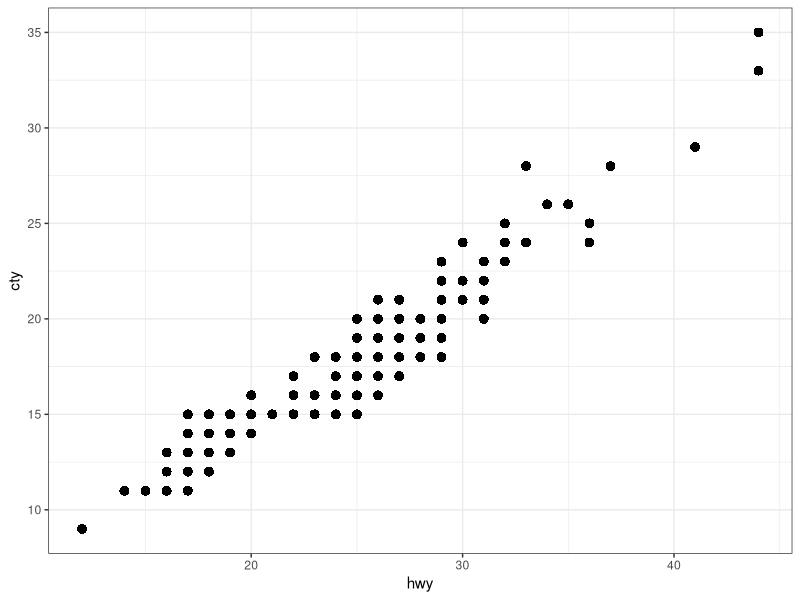
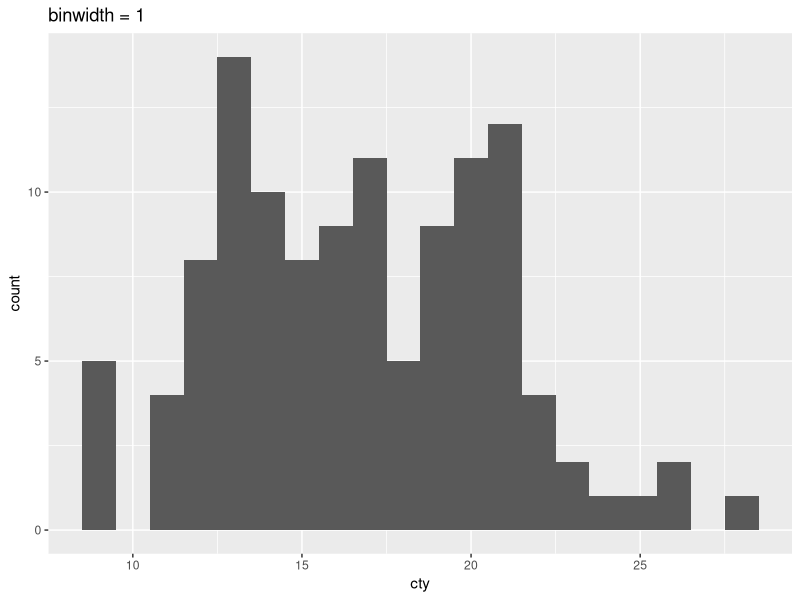
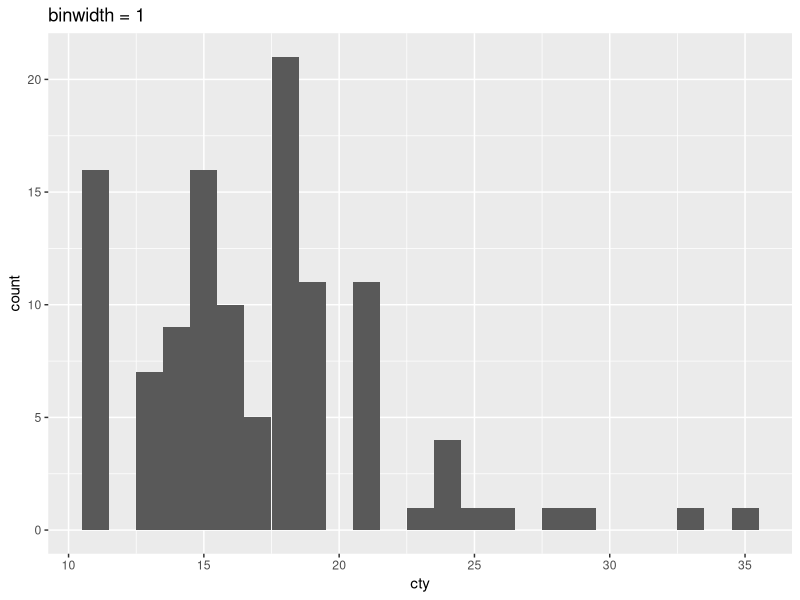
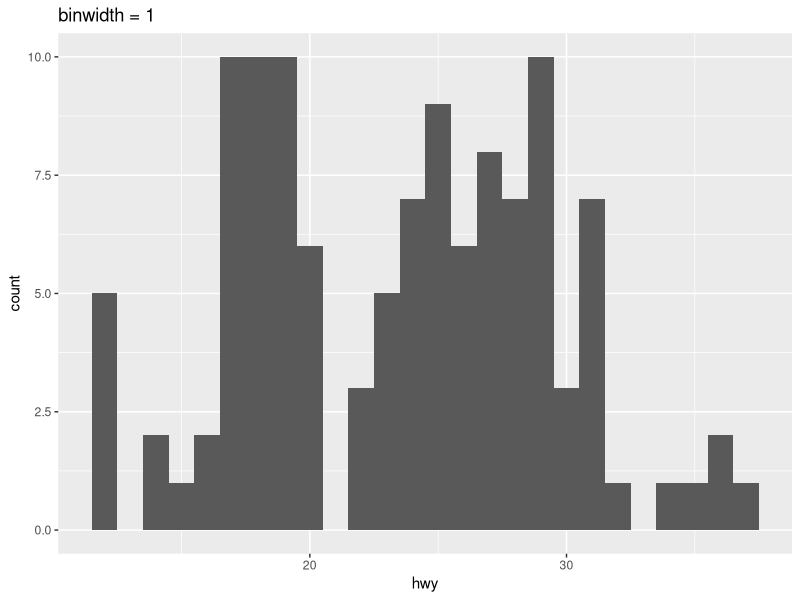
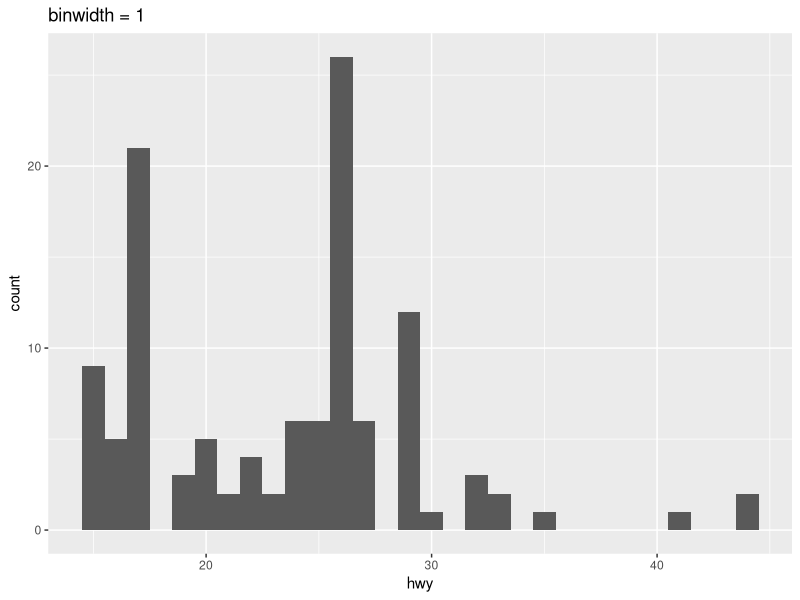

Source code (R) for these figures, in order:
## ---- chunk 1
knitr::opts_chunk$set(echo = TRUE)
## ---- chunk 2
a0 <- 1
a0
## ---- chunk 3
temp = c(24, 15)
## ---- chunk 4
cel = 5/9 * (temp-32)
cel
## ---- chunk 5
vec200 <- 0
for (i in 1:200)
{
  if((i%%2)==0)
    vec200[i] <- 1
  else
    vec200[i] <- 3
  print(vec200[i])
}
## ---- chunk 6
numPerfect <- 0
for(i in 1:2001)
{
  J <- 1
  while((J*J)<=i)
  {
    if((J*J)==i)
      numPerfect=numPerfect+1
    J <- J+1
  }
  i<- i+1
}
print(numPerfect)
## ---- chunk 7
library(ggplot2)
## ---- chunk 8
top3 <- head(mpg[order(mpg$hwy, decreasing=T),], n=3)
top3
## ---- chunk 9
str(mpg)
## ---- chunk 10
numCompact <- subset(mpg, class == "compact")
## ---- chunk 11
summary(numCompact)
## ---- chunk 12
x <- mpg$hwy
y <- mpg$cty
## ---- chunk 13
ggplot(mpg, aes(x=hwy, y=cty)) + geom_point(shape=16, size=3) + theme_bw()
## ---- chunk 14
cars2008 <- subset(mpg, year== 2008)
cars1999 <- subset(mpg, year== 1999)
ggplot(cars2008, aes(x = cty)) + 
  geom_histogram(binwidth = 1) +
  ggtitle("binwidth = 1")
  ggplot(cars1999, aes(x = cty)) + 
  geom_histogram(binwidth = 1) +
  ggtitle("binwidth = 1")
  ggplot(cars2008, aes(x = hwy)) + 
  geom_histogram(binwidth = 1) +
  ggtitle("binwidth = 1")
  ggplot(cars1999, aes(x = hwy)) + 
  geom_histogram(binwidth = 1) +
  ggtitle("binwidth = 1")
## ---- chunk 15
mean(cars2008$cty)
mean(cars2008$hwy)
mean(cars1999$cty)
mean(cars1999$hwy)
